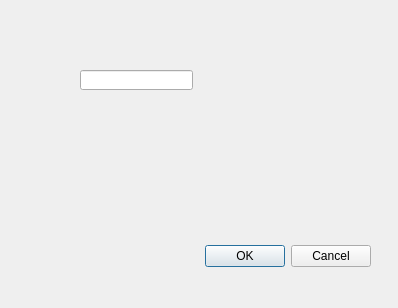
<?xml version="1.0" encoding="UTF-8"?>
<ui version="4.0">
 <class>SettingsDialog</class>
 <widget class="QDialog" name="SettingsDialog">
  <property name="geometry">
   <rect>
    <x>0</x>
    <y>0</y>
    <width>398</width>
    <height>308</height>
   </rect>
  </property>
  <property name="windowTitle">
   <string>Dialog</string>
  </property>
  <widget class="QDialogButtonBox" name="buttonBox">
   <property name="geometry">
    <rect>
     <x>30</x>
     <y>240</y>
     <width>341</width>
     <height>32</height>
    </rect>
   </property>
   <property name="orientation">
    <enum>Qt::Horizontal</enum>
   </property>
   <property name="standardButtons">
    <set>QDialogButtonBox::Cancel|QDialogButtonBox::Ok</set>
   </property>
  </widget>
  <widget class="QLineEdit" name="lineEdit">
   <property name="geometry">
    <rect>
     <x>80</x>
     <y>70</y>
     <width>113</width>
     <height>20</height>
    </rect>
   </property>
  </widget>
 </widget>
 <resources/>
 <connections>
  <connection>
   <sender>buttonBox</sender>
   <signal>accepted()</signal>
   <receiver>SettingsDialog</receiver>
   <slot>accept()</slot>
   <hints>
    <hint type="sourcelabel">
     <x>248</x>
     <y>254</y>
    </hint>
    <hint type="destinationlabel">
     <x>157</x>
     <y>274</y>
    </hint>
   </hints>
  </connection>
  <connection>
   <sender>buttonBox</sender>
   <signal>rejected()</signal>
   <receiver>SettingsDialog</receiver>
   <slot>reject()</slot>
   <hints>
    <hint type="sourcelabel">
     <x>316</x>
     <y>260</y>
    </hint>
    <hint type="destinationlabel">
     <x>286</x>
     <y>274</y>
    </hint>
   </hints>
  </connection>
 </connections>
</ui>
